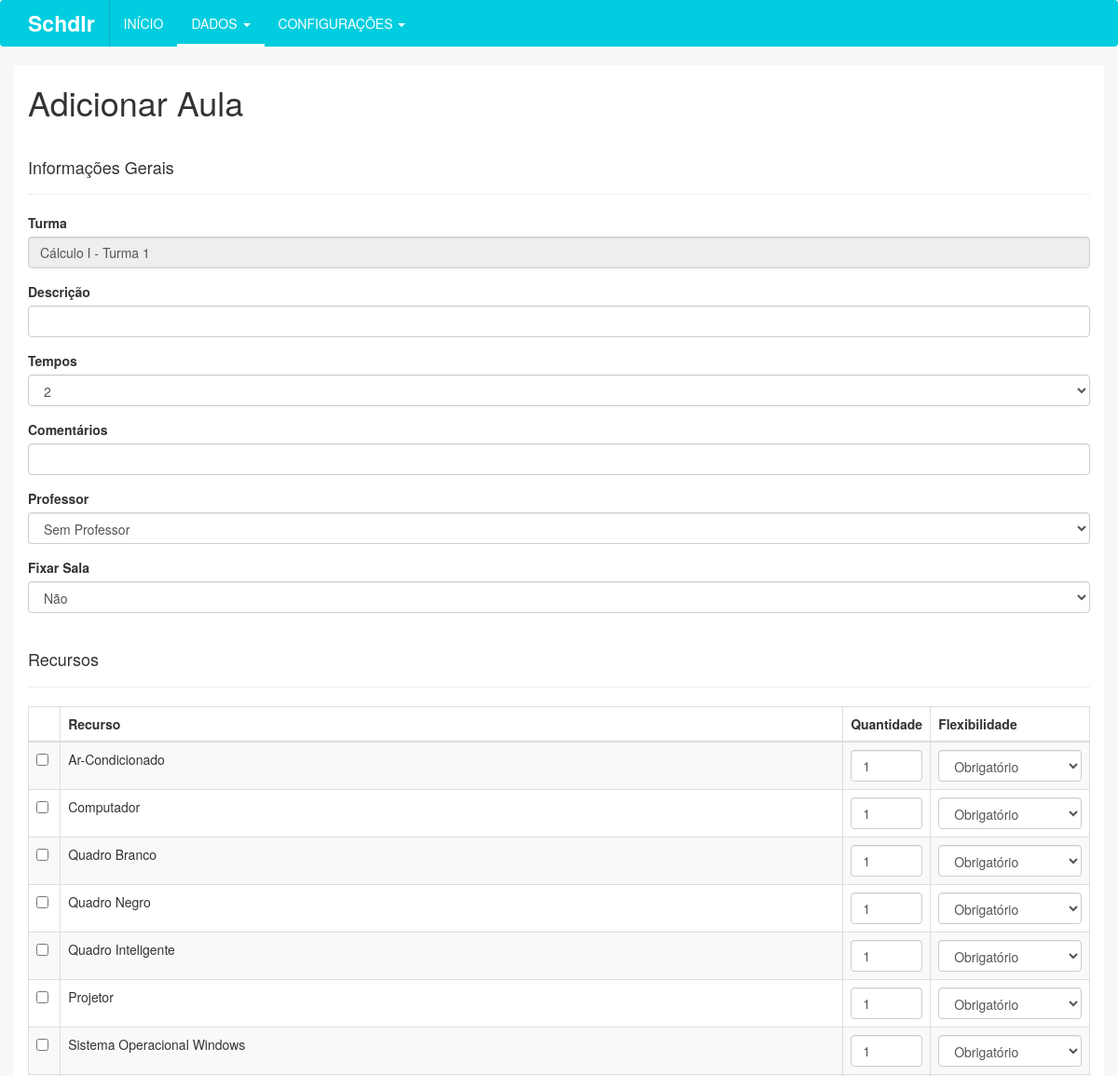
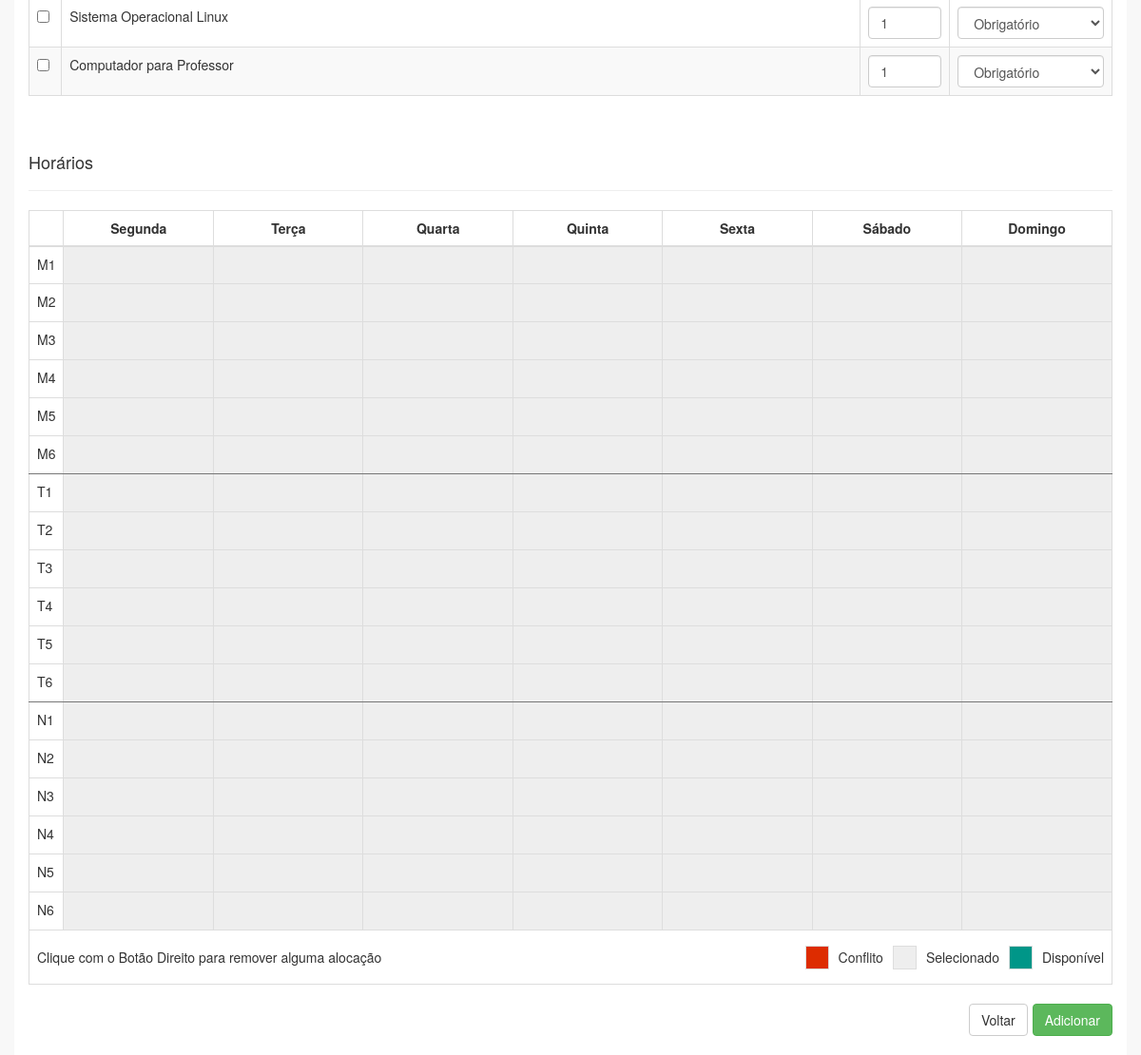
Page /turma/21/aula/adicionar on the committed database (2 pictures, top to bottom).
### tables this page shows
CREATE TABLE `turma` (
  `idTurma` int(11) NOT NULL,
  `descricao` varchar(45) DEFAULT NULL,
  `capacidade` int(11) NOT NULL,
  `ativo` tinyint(1) NOT NULL DEFAULT '1',
  `excluido` tinyint(1) NOT NULL DEFAULT '0',
  `Disciplina_idDisciplina` int(11) NOT NULL,
  `CursoPreferencial_idCurso` int(11) NOT NULL
);

CREATE TABLE `disciplina` (
  `idDisciplina` int(11) NOT NULL,
  `nome` varchar(45) NOT NULL,
  `codigo` varchar(45) NOT NULL,
  `descricao` varchar(45) DEFAULT NULL,
  `carga_horaria` varchar(45) NOT NULL,
  `ativo` tinyint(1) NOT NULL DEFAULT '1',
  `excluido` tinyint(1) NOT NULL DEFAULT '0',
  `Departamento_idDepartamento` int(11) NOT NULL
);

CREATE TABLE `recurso` (
  `idRecurso` int(11) NOT NULL,
  `descricao` varchar(45) DEFAULT NULL,
  `ativo` tinyint(1) NOT NULL DEFAULT '1',
  `excluido` tinyint(1) NOT NULL DEFAULT '0'
);

### index.php (called while the page is built, shortened)
<?php
	require_once("controles/Manipulador.php");
	Manipulador::Instancia()->Conteudo();
?>

### modelos/DaoTurma.php (called while the page is built, shortened)
<?php
	require_once("Conexao.php");
	class DaoTurma{
		public static $instancia;
		public static function Instancia(){
			if (!isset(self::$instancia))
				self::$instancia = new DaoTurma();
			return self::$instancia;
		}
		public function CarregarPorId($id){
			try{
				$sql = "SELECT turma.idTurma, turma.CursoPreferencial_idCurso, turma.descricao, turma.Disciplina_idDisciplina, turma.capacidade, turma.ativo, turma.excluido, disciplina.nome as disciplina FROM turma
							INNER JOIN disciplina ON turma.Disciplina_idDisciplina = disciplina.idDisciplina
								WHERE turma.idTurma = :id";
				$p_sql = Conexao::Instancia()->prepare($sql);
				$p_sql->bindValue(":id", $id);
				$p_sql->execute();
				$ar = $p_sql->fetchAll();
				if(sizeof($ar) >= 1)
					return $ar[0];
				else
					return false;
			}
			catch(Exception $e){
				echo "Exception >>> ".$e;
			}
		}
	}
?>

### modelos/Conexao.php (called while the page is built, shortened)
<?php
class Conexao{
	public static $instancia;
	public static function Instancia() {
		if (!isset(self::$instancia)) {
			self::$instancia = new PDO('mysql:host=localhost;dbname=tcc', 'root', '', array(PDO::MYSQL_ATTR_INIT_COMMAND => "SET NAMES utf8"));
			self::$instancia->setAttribute(PDO::ATTR_ERRMODE, PDO::ERRMODE_EXCEPTION);
			self::$instancia->setAttribute(PDO::ATTR_ORACLE_NULLS, PDO::NULL_EMPTY_STRING);
		}
		return self::$instancia;
	}
}
?>

### modelos/DaoRecurso.php (called while the page is built, shortened)
<?php
	require_once("Conexao.php");
	class DaoRecurso{
		public static $instancia;
		public static function Instancia(){
			if (!isset(self::$instancia))
				self::$instancia = new DaoRecurso();
			return self::$instancia;
		}
		public function ListarAtivos(){
			try{
				$sql = "SELECT * FROM recurso WHERE excluido = 0 and ativo=1";
				$p_sql = Conexao::Instancia()->prepare($sql);
				$p_sql->execute();
				return $p_sql->fetchAll();
			}
			catch(Exception $e){
				echo "Exception >>> ".$e;
			}
		}
	}
?>

### visoes/aula/adicionar.php (the view, shortened to what this page needs)
<?php
  $idTurma = $_GET['acao'];
  require_once("modelos/DaoRecurso.php");
  require_once("modelos/DaoTurma.php");
  $recursos = DaoRecurso::Instancia()->ListarAtivos();
  $turma = DaoTurma::Instancia()->CarregarPorId($idTurma);
?>
<h1>Adicionar Aula</h1>
<form method="POST" action="<?php echo Manipulador::getDir(); ?>controles/aula.php?acao=adicionar" class="form-validate">
    <div class="page-header">
      <h4>Informações Gerais</h4>
    </div>
    <div class="form-group">
      <label for="turma">Turma</label>
      <input type="text" class="form-control" id="turma" disabled value="<?php echo $turma["disciplina"]." - ".$turma["descricao"]; ?>">
    </div>
	 <div class="form-group">
    	<label for="descricao">Descrição</label>
    	<input type="text" name="descricao" class="form-control" id="descricao" minlength="1" required>
  	</div>
    <div class="form-group">
      <label for="tempos">Tempos</label>
      <select name="tempos" class="form-control" id="aulaTempos" required>
        <option value="2" selected>2</option>
      </select>
    </div>
  	<div class="form-group">
    	<label for="comentarios">Comentários</label>
    	<input type="text" name="comentarios" class="form-control" id="comentarios">
  	</div>
    <div class="form-group">
        <label for="idProfessor">Professor</label>
        <select name="idProfessor" class="form-control" id="professor">
            <option value="">Sem Professor</option>
      </select>
    </div>
    <div class="form-group">
        <label for="idSala">Fixar Sala</label>
        <select name="idSala" class="form-control" id="sala">
          <option value="">Não</option>
      </select>
    </div>
    <div class="page-header">
      <h4>Recursos</h4>
    </div>
    <div class="table-responsive">
        <table class="table table-striped table-bordered">
            <thead>
              <tr>
                <th width="3%"></th>
                <th>Recurso</th>
                <th width="5%">Quantidade</th>
                <th width="15%">Flexibilidade</th>
              </tr>
            </thead>
            <tbody>
    <?php
        foreach ($recursos as $key => $value) {
    ?>
              <tr>
                <td width="3%"><input type="checkbox" name="recursos[<?php echo $value["idRecurso"]; ?>][ativo]" id="recursos_<?php echo $value["idRecurso"]; ?>" value="1"></td>
                <td><?php echo $value["descricao"]; ?></td>
                <td width="5%"><input type="number" min="0" required name="recursos[<?php echo $value["idRecurso"]; ?>][quantidade]" class="form-control" id="recursos_quantidade_<?php echo $value["idRecurso"]; ?>" value="1"></td>
                <td width="15%">
                  <select required name="recursos[<?php echo $value["idRecurso"]; ?>][flexibilidade]" class="form-control" id="recursos_flexibilidade_<?php echo $value["idRecurso"]; ?>">
                    <option value="4" selected>Obrigatório</option>
                  </select>
                </td>
              </tr>
    <?php
        }
    ?>
            </tbody>
        </table>
    </div>
    <div class="page-header">
      <h4>Horários</h4>
    </div>
    <div class="table-responsive">
      <table class="table table-bordered" id="tabela-horarios-aula">
        <thead>
          <tr>
            <th width="2%"></th>
            <th width="14%" class="text-center inselecionavel">Segunda</th>
            <th width="14%" class="text-center inselecionavel">Terça</th>
            <th width="14%" class="text-center inselecionavel">Quarta</th>
            <th width="14%" class="text-center inselecionavel">Quinta</th>
            <th width="14%" class="text-center inselecionavel">Sexta</th>
            <th width="14%" class="text-center inselecionavel">Sábado</th>
            <th width="14%" class="text-center inselecionavel">Domingo</th>
          </tr>
        </thead>
        <tbody>
            <?php
              $horarios = array("M","T","N");
              for($i=0;$i<3;$i++){
                for($j=1; $j<=6; $j++){
                  ?>
                    <tr>
                      <td width="2%"  class="inselecionavel<?php echo ($j==6 && $i!=2)?" borda-inferior":""; ?>"><?php echo $horarios[$i].$j;?></td>
                      <td width="14%" class="text-center<?php echo ($j==6 && $i!=2)?" borda-inferior":""; ?> indisponivel"><input type="hidden" name="tempoAula[SEG-<?php echo $horarios[$i].$j; ?>]" value="0"/></td>
                      <td width="14%" class="text-center<?php echo ($j==6 && $i!=2)?" borda-inferior":""; ?> indisponivel"><input type="hidden" name="tempoAula[TER-<?php echo $horarios[$i].$j; ?>]" value="0"/></td>
                      <td width="14%" class="text-center<?php echo ($j==6 && $i!=2)?" borda-inferior":""; ?> indisponivel"><input type="hidden" name="tempoAula[QUA-<?php echo $horarios[$i].$j; ?>]" value="0"/></td>
                      <td width="14%" class="text-center<?php echo ($j==6 && $i!=2)?" borda-inferior":""; ?> indisponivel"><input type="hidden" name="tempoAula[QUI-<?php echo $horarios[$i].$j; ?>]" value="0"/></td>
                      <td width="14%" class="text-center<?php echo ($j==6 && $i!=2)?" borda-inferior":""; ?> indisponivel"><input type="hidden" name="tempoAula[SEX-<?php echo $horarios[$i].$j; ?>]" value="0"/></td>
                      <td width="14%" class="text-center<?php echo ($j==6 && $i!=2)?" borda-inferior":""; ?> indisponivel"><input type="hidden" name="tempoAula[SAB-<?php echo $horarios[$i].$j; ?>]" value="0"/></td>
                      <td width="14%" class="text-center<?php echo ($j==6 && $i!=2)?" borda-inferior":""; ?> indisponivel"><input type="hidden" name="tempoAula[DOM-<?php echo $horarios[$i].$j; ?>]" value="0"/></td>
                    </tr>
                  <?php
                }
              }
            ?>
        </tbody>
        <tfoot>
          <tr>
              <td colspan="4">
                <div class="legenda texto"><p>Clique com o Botão Direito para remover alguma alocação</p></div>
              </td>
              <td colspan="4">
                <div class="legenda"><span class="disponivel"></span><p>Disponível</p></div>
                <div class="legenda"><span class="indisponivel"></span><p>Selecionado</p></div>
                <div class="legenda"><span class="disponivel hover"></span><p>Conflito</p></div>
              </td>
          </tr>
        </tfoot>
      </table>
    </div>
  	<button type="submit" class="btn btn-salvar btn-success pull-right">Adicionar</button>
  	<a href="<?php echo Manipulador::getDir(); ?>turma/<?php echo $idTurma; ?>/aula/"><button type="button" class="btn btn-default pull-right">Voltar</button></a>
</form>
<br>

### css/custom.css (style rules this page uses)
html, body { background-color: #F8F8F8; }
.btn-salvar, .btn-confirmar { margin-left: 5px; }
.inselecionavel { -webkit-touch-callout: none; -webkit-user-select: none; -khtml-user-select: none; -moz-user-select: none; -ms-user-select: none; user-select: none; }
.disponivel { background: #009688; }
.indisponivel { background: #EEEEEE; }
#tabela-horarios-aula tbody tr td { height: 40px; cursor: pointer; }
#tabela-horarios-aula tbody tr td.disponivel:hover, #tabela-horarios-aula tbody tr td.disponivel.hover, .disponivel.hover { background: #DD2C00; border: none; }
#tabela-horarios-aula tbody tr td.borda-inferior.indisponivel, #tabela-horarios-aula tbody tr td.borda-inferior.inselecionavel { border-bottom: 1px solid #777777; }
#tabela-horarios-aula tfoot, #tabela-horarios-aula tfoot tr, #tabela-horarios-aula tfoot tr td { border: none; }
#tabela-horarios-aula tfoot tr td div.legenda { float: right; margin-top: 8px; }
#tabela-horarios-aula tfoot tr td div.legenda.texto { float: none; }
#tabela-horarios-aula tfoot tr td div.legenda>p { float: left; margin-top: 2px; }
#tabela-horarios-aula tfoot tr td div.legenda>span { width: 25px; height: 25px; display: inline-block; float: left; border: 1px solid #DDDDDD; margin: 0 10px; }

### rows in the picture
turma: Disciplina_idDisciplina+descricao "Cálculo I - Turma 1"
recurso: descricao "Ar-Condicionado", idRecurso "Obrigatório"
recurso: descricao "Computador", idRecurso "Obrigatório"
recurso: descricao "Quadro Branco", idRecurso "Obrigatório"
recurso: descricao "Quadro Negro", idRecurso "Obrigatório"
recurso: descricao "Quadro Inteligente", idRecurso "Obrigatório"
recurso: descricao "Projetor", idRecurso "Obrigatório"
recurso: descricao "Sistema Operacional Windows", idRecurso "Obrigatório"
recurso: descricao "Sistema Operacional Linux", idRecurso "Obrigatório"
recurso: descricao "Computador para Professor", idRecurso "Obrigatório"

### other values in the picture
$horarios[$i] "M"
$horarios[$i] "T"
$horarios[$i] "N"
